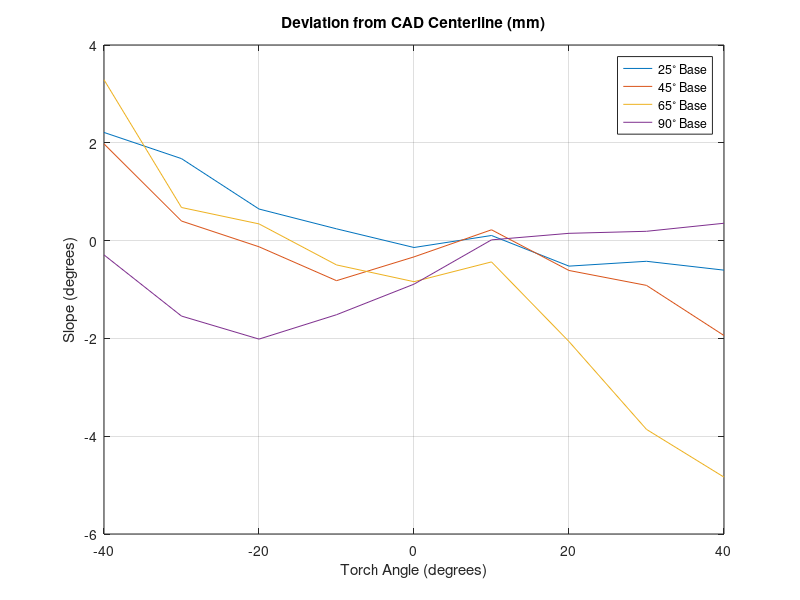
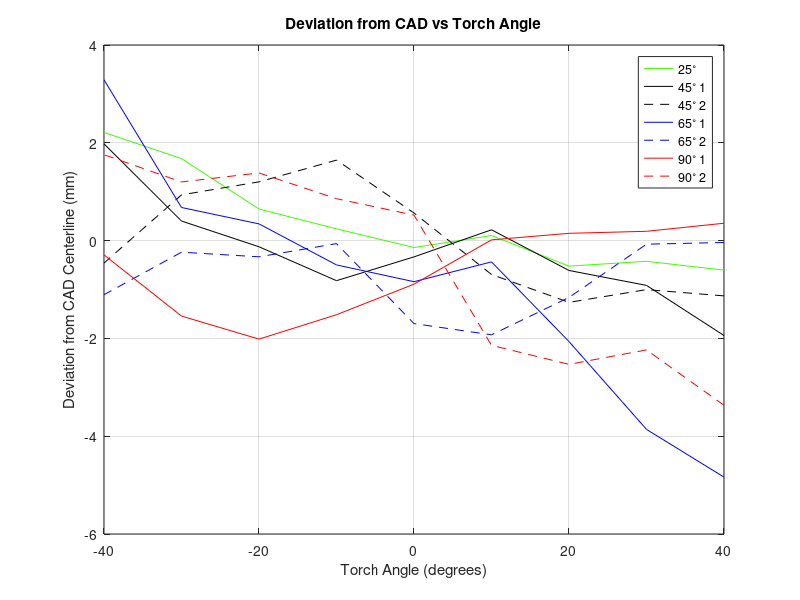
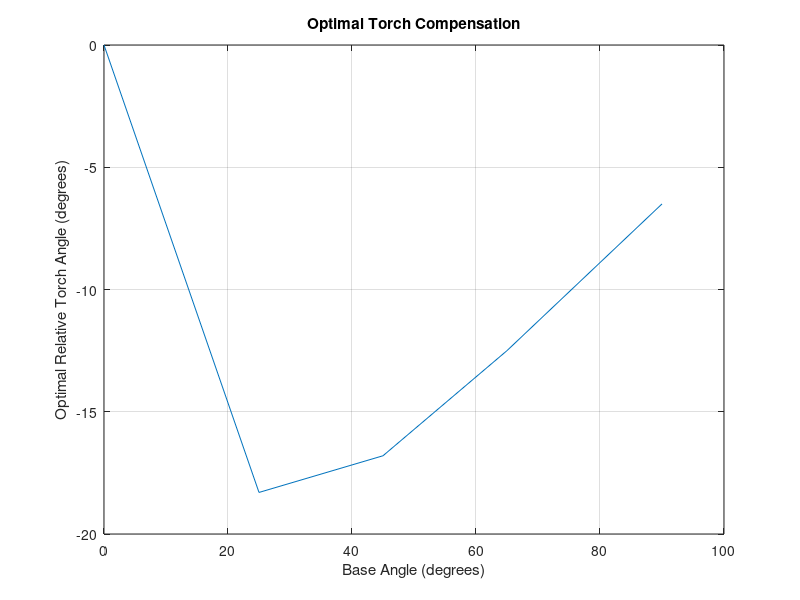

The MATLAB source for these figures, in order:
slopes_25 = [4.5888    2.3763    2.5635    1.5598    1.4868    0.7604   -0.1042   -2.0262   -3.2804];
slopes_45 = [3.8160    0.5206    1.7890    1.0664    0.9957    0.2982   -0.3724   -1.7684   -3.7887];
slopes_65 = [5.0104    1.6408    1.7580   -0.2640    0.3316   -0.2880   -1.4654   -2.2708   -6.5830];
slopes_90 = [3.2954    1.5269    1.1231    0.4031    0.7008   -0.2271   -0.9838   -4.3342   -8.0856];

slopes_45_shifted = [4.3984    2.8264    2.9773    1.1464    1.1200    0.7933   -0.2869   -1.7441   -3.0415];
slopes_65_shifted = [6.3597    4.8561    3.6123    2.4023    1.7288    0.6269   -0.9721   -2.9176   -6.4027];
slopes_90_shifted = [4.1048    2.5760    2.5146    1.2186   -0.5181   -0.7933   -2.2327   -4.6821  -10.0337];

angles = flip(-40:10:40);

% figure;
% plot(angles,slopes_45,angles,slopes_65,angles,slopes_90);
% grid on;
% xlabel('Torch Angle (degrees)');
% ylabel('Slope (degrees)');
% l = legend({'45^{\circ} Base','65^{\circ} Base','90^{\circ} Base'});
% set(l,'location','northwest');
% title('Wall Slope vs Torch Angle');

sep25 = [-0.6041   -0.4230   -0.5220    0.1045   -0.1410    0.2408    0.6458    1.6765    2.2119];
sep45 = -1 .* [1.941, 0.9158, 0.611, -0.221, 0.3329, 0.8196, 0.1263, -0.4002, -1.978];
sep65 = -1 .* [4.8369, 3.8607, 2.0646, 0.4356, 0.8402, 0.4972, -0.3417, -0.6770, -3.2889];
sep90 = -1 .* [-0.3549, -0.1903, -0.1488, -0.0152, 0.8907, 1.5158, 2.0144, 1.5433, 0.2923];

sep45_shifted = -1 .* [1.1304    1.0024    1.2628    0.6926   -0.5649   -1.6460   -1.2013   -0.9352    0.4593];
sep65_shifted = -1 .* [0.0389    0.0731    1.1623    1.9266    1.6969    0.0613    0.3316    0.2368    1.1065];
sep90_shifted = -1 .* [3.3679    2.2354    2.5307    2.1418   -0.5211   -0.8571   -1.3835   -1.1995   -1.7564];

figure;
plot(angles,sep25,angles,sep45,angles,sep65,angles,sep90);
grid on;
xlabel('Torch Angle (degrees)');
ylabel('Slope (degrees)');
l = legend({'25^{\circ} Base','45^{\circ} Base','65^{\circ} Base','90^{\circ} Base'});
set(l,'location','northeast');
title('Deviation from CAD Centerline (mm)');

figure;
plot(angles,sep25,'color',[0.25,1,0],'linestyle','-');
hold on;
plot(angles,sep45,'color','k','linestyle','-');
plot(angles,sep45_shifted,'color','k','linestyle','--');
plot(angles,sep65,'color','b','linestyle','-');
plot(angles,sep65_shifted,'color','b','linestyle','--');
plot(angles,sep90,'color','r','linestyle','-');
plot(angles,sep90_shifted,'color','r','linestyle','--');
hold off;
grid on
xlabel('Torch Angle (degrees)');
ylabel('Deviation from CAD Centerline (mm)');
title('Deviation from CAD vs Torch Angle');
l = legend('25^{\circ}','45^{\circ} 1','45^{\circ} 2','65^{\circ} 1','65^{\circ} 2','90^{\circ} 1','90^{\circ} 2');
set(l,'location','northeast');

figure;
plot(angles,slopes_25,'color',[0.25,1,0],'linestyle','-');
hold on;
plot(angles,slopes_45,'color','k','linestyle','-');
plot(angles,slopes_45_shifted,'color','k','linestyle','--');
plot(angles,slopes_65,'color','b','linestyle','-');
plot(angles,slopes_65_shifted,'color','b','linestyle','--');
plot(angles,slopes_90,'color','r','linestyle','-');
plot(angles,slopes_90_shifted,'color','r','linestyle','--');
hold off;
l = legend('25^{\circ}','45^{\circ} 1','45^{\circ} 2','65^{\circ} 1','65^{\circ} 2','90^{\circ} 1','90^{\circ} 2');
set(l,'location','northwest');
grid on
xlabel('Torch Angle (degrees)');
ylabel('Slope (degrees)');
title('Wall Slope Trial Comparison');

%%

base_angles = [0,25,45,65,90];
optimal_torch_angle = [0,-18.3,-16.8,-12.5,-6.5];
plot(base_angles,optimal_torch_angle);
grid on;
title('Optimal Torch Compensation');
xlabel('Base Angle (degrees)');
ylabel('Optimal Relative Torch Angle (degrees)');